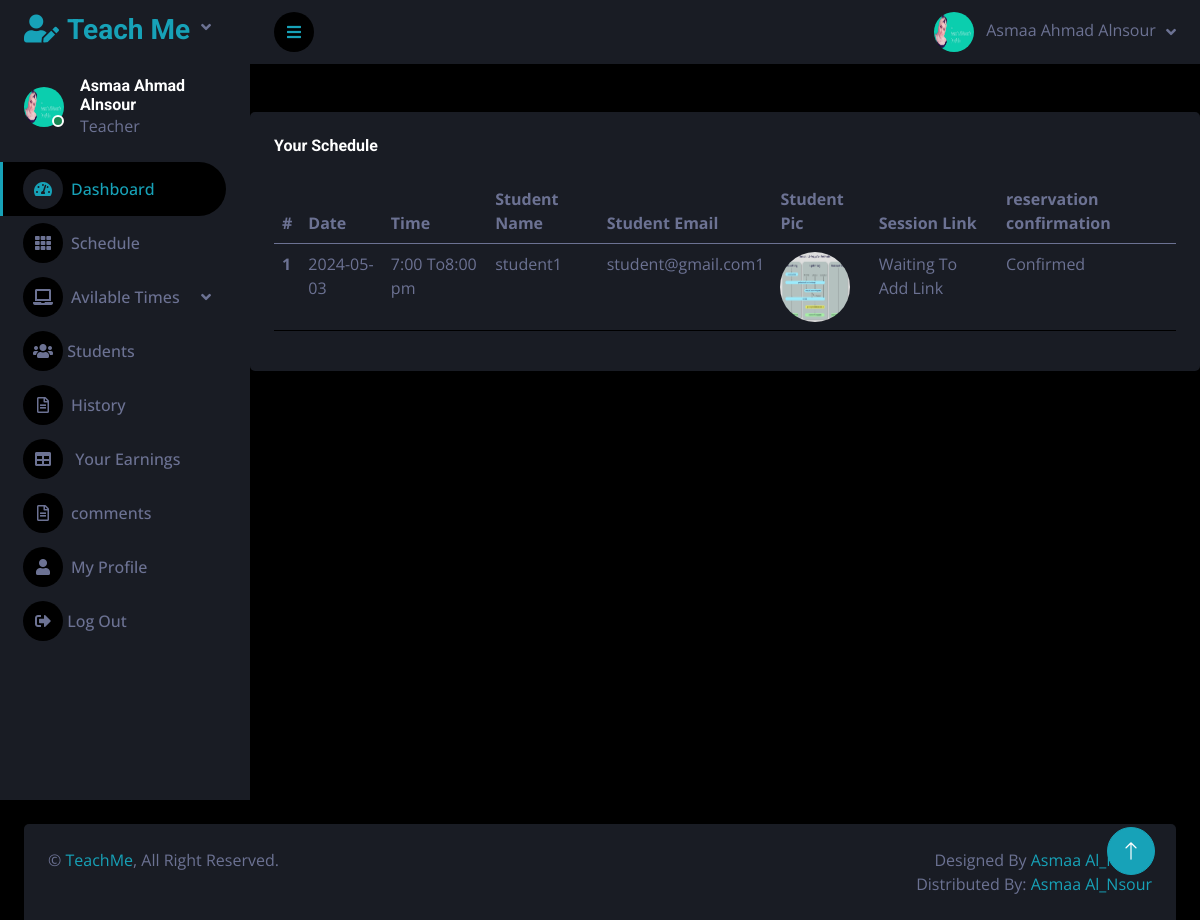
Screenshot of /Source Code/private_online_sessions/teacher_area/index.php?daily_schedule (signed in) with the database file from the repository.
### tables this page shows
CREATE TABLE `teachers` (
  `id` int(11) NOT NULL,
  `full_name` varchar(255) NOT NULL,
  `phone` varchar(15) NOT NULL,
  `email` varchar(150) NOT NULL,
  `password` varchar(11) NOT NULL,
  `subject_id` int(11) NOT NULL,
  `address` varchar(255) NOT NULL,
  `age` int(11) NOT NULL,
  `image` varchar(255) NOT NULL,
  `degree` varchar(255) NOT NULL,
  `degree_file` varchar(255) NOT NULL,
  `experience` varchar(255) NOT NULL,
  `experience_file` varchar(255) NOT NULL,
  `approval` int(11) NOT NULL DEFAULT 0 COMMENT '0 is not approved',
  `suspend` int(11) NOT NULL DEFAULT 1 COMMENT '0 is suspended',
  `delete_teacher` int(11) NOT NULL DEFAULT 1 COMMENT '0 is Deleted'
);

CREATE TABLE `booking` (
  `id` int(11) NOT NULL,
  `user_id` int(11) NOT NULL,
  `teacher_id` int(11) NOT NULL,
  `time_id` int(11) NOT NULL,
  `card_number` int(30) NOT NULL,
  `earnings` int(11) NOT NULL DEFAULT 0,
  `link` varchar(255) NOT NULL DEFAULT '0',
  `delete_session` int(11) NOT NULL DEFAULT 1
);

CREATE TABLE `available_time` (
  `id` int(11) NOT NULL,
  `teacher_id` int(11) NOT NULL,
  `date` date NOT NULL,
  `time` int(11) NOT NULL,
  `am_pm` varchar(30) NOT NULL,
  `available` int(11) NOT NULL DEFAULT 1,
  `delete_unavailable` int(11) NOT NULL DEFAULT 1
);

CREATE TABLE `users` (
  `id` int(11) NOT NULL,
  `full_name` varchar(255) NOT NULL,
  `email` varchar(255) NOT NULL,
  `age` int(11) NOT NULL,
  `password` varchar(255) NOT NULL,
  `phone` varchar(50) NOT NULL,
  `user_type` varchar(50) NOT NULL DEFAULT 'user',
  `address` varchar(255) NOT NULL,
  `profile_pic` varchar(255) NOT NULL,
  `subject` varchar(255) DEFAULT NULL,
  `delete_user` int(11) NOT NULL DEFAULT 1
);

### Source Code/private_online_sessions/teacher_area/daily_schedule.php (the view, shortened to what this page needs)
<?php
$get_b = "SELECT * FROM `booking` JOIN `available_time`
WHERE booking.teacher_id=$id AND booking.delete_session=1 AND booking.time_id=available_time.id AND CURDATE()<=available_time.date
ORDER BY `available_time`.`date` ASC ";
?>
<br>
<br>
<div class="col-12">
                        <div class="bg-secondary rounded h-100 p-4">
                            <h6 class="mb-4">Your Schedule</h6>
                            <div class="table-responsive">
                                <table class="table">
                                    <thead>
                                        <tr>
                                            <th scope="col">#</th>
                                            <th scope="col">Date</th>
                                            <th scope="col">Time</th>
                                            <th scope="col">Student Name</th>
                                            <th scope="col">Student Email</th>
                                            <th scope="col">Student Pic</th>
                                            <th scope="col">Session Link </th>
                                            <th scope="col">reservation confirmation </th>
                                        </tr>
                                    </thead>
                                    <tbody>
                                    <?php
                      $x=1;
                      if ($result = $con->query($get_b) ) {
                          while($row = $result->fetch_assoc() ){
                            $student_id =$row['user_id'];
                            $get_student = "SELECT * FROM `users` WHERE id=$student_id ";
                            $run_student = mysqli_query($con,$get_student);
$row_student=mysqli_fetch_array($run_student);
                          ?>
                                        <tr>
                                            <th scope="row"><?php echo $x ?></th>
                                            <td><?php echo $row['date'] ?></td>
                                            <td><?php echo $row['time'].':00 To' .$row['time']+1 .':00 '.$row['am_pm']?></td>
                                            <td><?php echo $row_student['full_name']?></td>
                                            <td><?php echo $row_student['email']?></td>
                                            <td>  <img
                class="rounded-circle"
                src="<?php if ($row_student['profile_pic']==null){echo './img/about-2.jpg';}else{echo '../admin_area/user_image/'.$row_student['profile_pic'];}  ?>"
                style="width: 70px; height: 70px"
                alt="Image"
              /></td>
              <td><?php if ($row['link']==0){ echo 'Waiting To Add Link';}else{echo $row['link'];} ?></td>
                                            <td>Confirmed</td>
                                        </tr>
                                        <?php
                                            $x=$x+1;
                                        }}
                                        ?>
                                    </tbody>
                                </table>
                            </div>
                        </div>
                    </div>
                </div>
            </div>

### Source Code/private_online_sessions/teacher_area/sidebar.php (shortened to what this page needs)
<?php
include("includes/db.php");
if(!isset($_SESSION['teacher_email'])){
echo "<script>window.open('../dashboard/login.php','_self')</script>";
}
else {
    $email=$_SESSION['teacher_email'];
    $get_teacher = "SELECT * FROM teachers WHERE email ='$email'";
    $run_teacher = mysqli_query($con,$get_teacher);
    $row_teacher = mysqli_fetch_array($run_teacher);
?>
<body>
    <div class="container-fluid position-relative d-flex p-0">
        <div class="sidebar pe-4 pb-3">
            <nav class="navbar bg-secondary navbar-dark">
                <a href="index.php?dashboard" class="navbar-brand mx-4 mb-3">
                    <h3 class="text-primary"><i class="fa fa-user-edit me-2"></i>Teach Me</h3>
                </a>
                <div class="d-flex align-items-center ms-4 mb-4">
                    <div class="position-relative">
                        <img class="rounded-circle" src="../admin_area/user_image/<?php echo $row_teacher['image']; ?>" alt="" style="width: 40px; height: 40px;">
                        <div class="bg-success rounded-circle border border-2 border-white position-absolute end-0 bottom-0 p-1"></div>
                    </div>
                    <div class="ms-3">
                        <h6 class="mb-0"><?php echo $_SESSION['teacher_name'] ;?></h6>
                        <span>Teacher</span>
                    </div>
                </div>
                <div class="navbar-nav w-100">
                    <a href="index.php?dashboard" class="nav-item nav-link active"><i class="fa fa-tachometer-alt me-2"></i>Dashboard</a>
                    <a href="index.php?daily_schedule" class="nav-item nav-link"><i class="fa fa-th me-2"></i>Schedule</a>
                    <div class="nav-item dropdown">
                        <a href="#" class="nav-link dropdown-toggle" data-bs-toggle="dropdown"><i class="fa fa-laptop me-2"></i>Avilable Times</a>
                    </div>
                    <a href="index.php?student" class="nav-item nav-link"><i class="fas fa-users"></i>  Students</a>
                    <a href="index.php?history" class="nav-item nav-link"><i class="far fa-file-alt me-2"></i>History</a>
                    <a href="index.php?earnings" class="nav-item nav-link"><i class="fa fa-table me-2"></i> Your Earnings</a>
                    <a href="index.php?comments" class="nav-link dropdown-toggle" ><i class="far fa-file-alt me-2"></i>comments</a>
                    <a href="index.php?my_profile" class="nav-item nav-link"><i class="fa fa-user me-2"></i>My Profile</a>
                    <a href="logout.php" class="nav-item nav-link"><i class="fas fa-sign-out-alt"></i>  Log Out</a>
                </div>
            </nav>
        </div>
        <div class="content">
            <nav class="navbar navbar-expand bg-secondary navbar-dark sticky-top px-4 py-0">
                <a href="#" class="sidebar-toggler flex-shrink-0">
                    <i class="fa fa-bars"></i>
                </a>
                <div class="navbar-nav align-items-center ms-auto">
                    <div class="nav-item dropdown">
                        <a href="#" class="nav-link dropdown-toggle" data-bs-toggle="dropdown">
                            <img class="rounded-circle me-lg-2" src="../admin_area/user_image/<?php echo $row_teacher['image']; ?>" alt="" style="width: 40px; height: 40px;">
                            <span class="d-none d-lg-inline-flex"><?php echo $_SESSION['teacher_name'] ;?></span>
                        </a>
                    </div>
                </div>
            </nav>
        <?php
 }
  ?>

### Source Code/private_online_sessions/teacher_area/css/style.css (style rules this page uses)
:root { --primary: #17A2B8; --secondary: #191C24; --light: #6C7293; --dark: #000000; }
.sidebar { position: fixed; top: 0; left: 0; bottom: 0; width: 250px; height: 100vh; overflow-y: auto; background: var(--secondary); transition: 0.5s; z-index: 999; }
.content { margin-left: 250px; min-height: 100vh; background: var(--dark); transition: 0.5s; }
@media (min-width: 992px) { .sidebar { margin-left: 0; } }
@media (min-width: 992px) { .content { width: calc(100% - 250px); } }
.sidebar .navbar .navbar-nav .nav-link { padding: 7px 20px; color: var(--light); font-weight: 500; border-left: 3px solid var(--secondary); border-radius: 0 30px 30px 0; outline: none; }
.sidebar .navbar .navbar-nav .nav-link:hover, .sidebar .navbar .navbar-nav .nav-link.active { color: var(--primary); background: var(--dark); border-color: var(--primary); }
.sidebar .navbar .navbar-nav .nav-link i { width: 40px; height: 40px; display: inline-flex; align-items: center; justify-content: center; background: var(--dark); border-radius: 40px; }
.sidebar .navbar .navbar-nav .nav-link:hover i, .sidebar .navbar .navbar-nav .nav-link.active i { background: var(--secondary); }
.sidebar .navbar .dropdown-toggle::after { position: absolute; top: 15px; right: 15px; border: none; content: "\f107"; font-family: "Font Awesome 5 Free"; font-weight: 900; transition: .5s; }
.content .navbar .navbar-nav .nav-link { margin-left: 25px; padding: 12px 0; color: var(--light); outline: none; }
.content .navbar .sidebar-toggler, .content .navbar .navbar-nav .nav-link i { width: 40px; height: 40px; display: inline-flex; align-items: center; justify-content: center; background: var(--dark); border-radius: 40px; }
.content .navbar .dropdown-toggle::after { margin-left: 6px; vertical-align: middle; border: none; content: "\f107"; font-family: "Font Awesome 5 Free"; font-weight: 900; transition: .5s; }

### rows the page displays
teachers: image (picture)
booking: time.date "2024-05-03", time.time "7", $row['time']+1 "8", time.am_pm "pm", user.full_name "student1", user.email "student@gmail.com1", user.profile_pic (picture), link "Waiting To Add Link"

### other values shown
$_SESSION['teacher_name'] "Asmaa Ahmad Alnsour"
